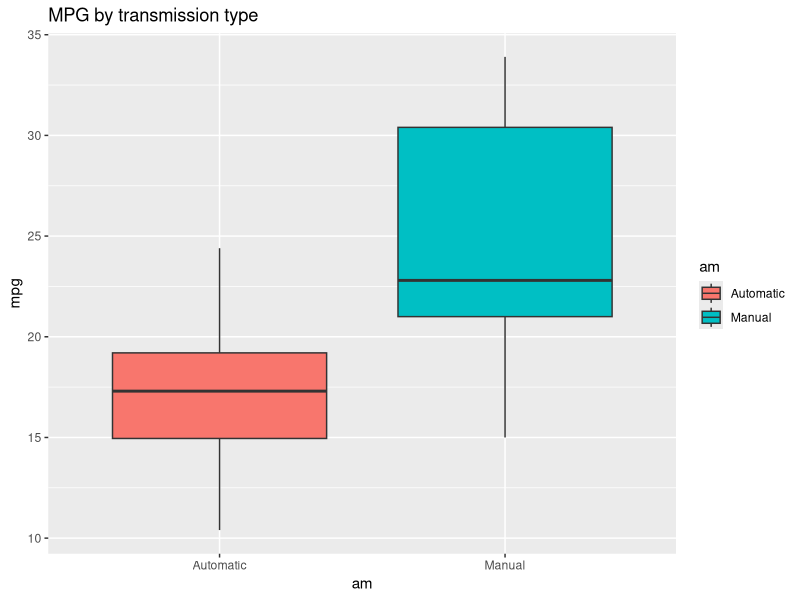
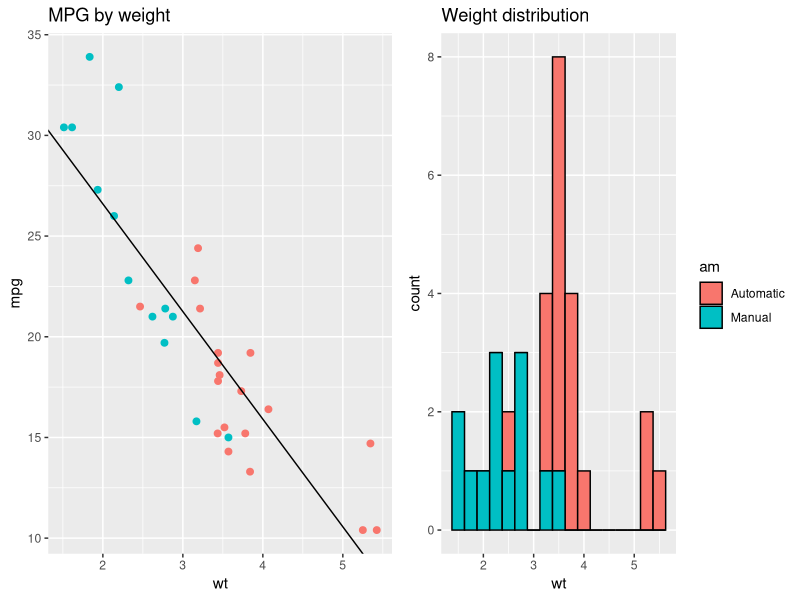
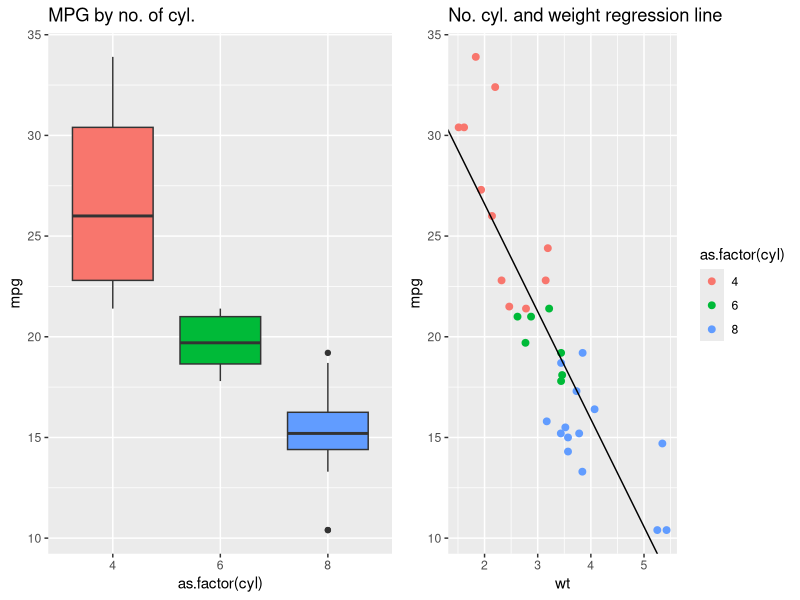
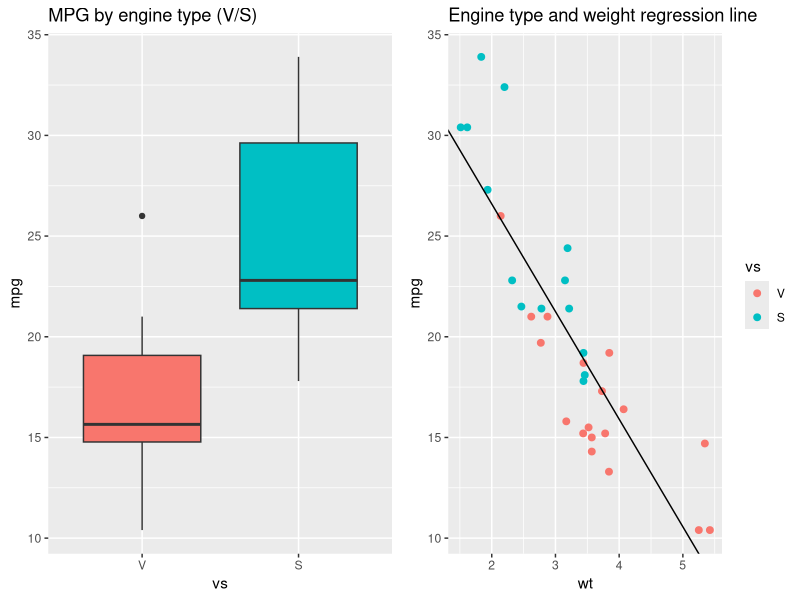
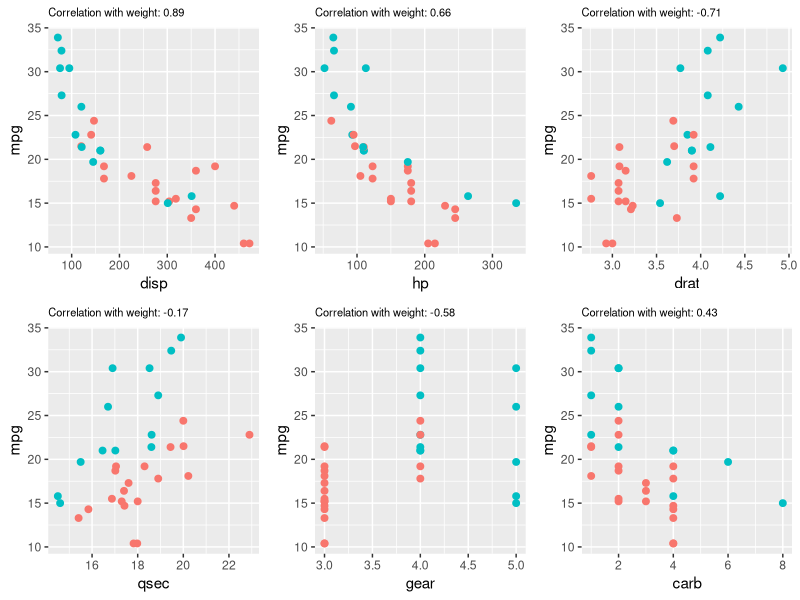
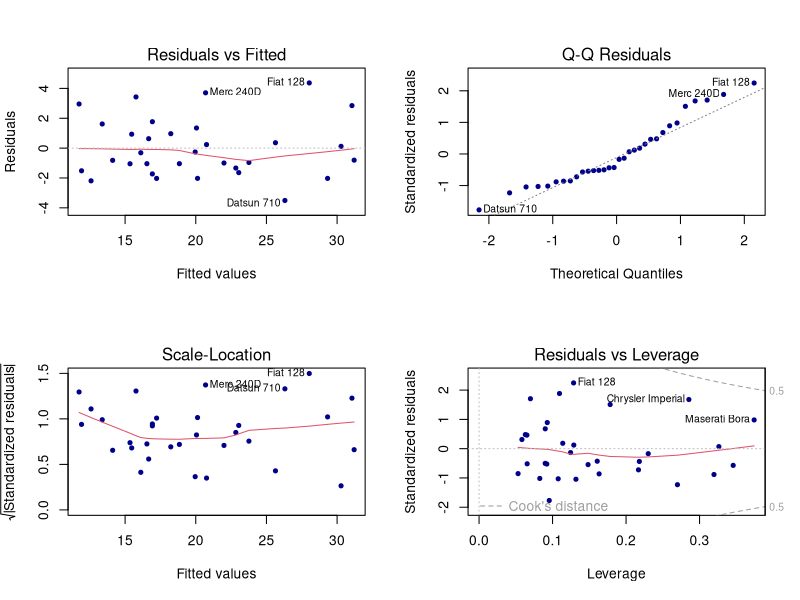

These charts were generated, in order, by the following R code:
## ---- chunk 1
data("mtcars")

mtcars$am <- as.factor(mtcars$am)
levels(mtcars$am)<-c("Automatic","Manual")
# motor type as factor 
mtcars$vs <- as.factor(mtcars$vs)
levels(mtcars$vs)<-c("V","S")
## ---- chunk 2
library(ggplot2)
library(dplyr)

ggplot(data=mtcars, aes(x=am, y=mpg, fill=am))+geom_boxplot()+ggtitle("MPG by transmission type")
## ---- chunk 3
library(gridExtra)
fit_wt<-lm(mpg~wt, mtcars)

g1 <- ggplot(data=mtcars,aes(x=wt, y=mpg, color=am))+geom_point(size=2)+ 
    geom_abline(intercept=summary(fit_wt)$coef[1,1], slope=summary(fit_wt)$coef[2,1], lwd=0.5)+
    ggtitle("MPG by weight")+theme(legend.position="none")

g2<-ggplot(data=mtcars, aes(x=wt, fill=am))+geom_histogram(col=1, binwidth=0.25)+ggtitle("Weight distribution")

grid.arrange(g1, g2, ncol=2)
## ---- chunk 4
n<-names(mtcars)
wt_cor <- sapply(n[!n=="am" & !n=="wt"], function(x) round(cor(mtcars$wt, as.numeric(mtcars[,x] )),2))

g1<-ggplot(data=mtcars,aes(x=wt, y=mpg, color=as.factor(cyl)))+geom_point(size=2)+ 
    geom_abline(intercept=summary(fit_wt)$coef[1,1], slope=summary(fit_wt)$coef[2,1], lwd=0.5)+
    ggtitle("No. cyl. and weight regression line")
g2<-ggplot(data=mtcars, aes(x=as.factor(cyl), y=mpg, fill=as.factor(cyl)))+
    geom_boxplot()+theme(legend.position="none")+
    ggtitle("MPG by no. of cyl.")

grid.arrange(g2, g1, ncol=2)
## ---- chunk 5
g3<-ggplot(data=mtcars,aes(x=wt, y=mpg, color=vs))+geom_point(size=2)+ 
    geom_abline(intercept=summary(fit_wt)$coef[1,1], slope=summary(fit_wt)$coef[2,1], lwd=0.5)+
    ggtitle("Engine type and weight regression line")
g4<-ggplot(data=mtcars, aes(x=vs, y=mpg, fill=vs))+geom_boxplot()+
    theme(legend.position="none")+
    ggtitle("MPG by engine type (V/S)")

grid.arrange(g4, g3, ncol=2)
## ---- chunk 6

plot_theme <- theme(legend.position="none", plot.title = element_text(size=8))

# disp
g1 <- ggplot(data=mtcars,aes(x=disp, y=mpg, color=am))+ geom_point(size=2)+plot_theme+
    ggtitle(paste("Correlation with weight:", wt_cor["disp"]))
# hp
g2 <- ggplot(data=mtcars,aes(x=hp, y=mpg, color=am))+ geom_point(size=2)+plot_theme+
    ggtitle(paste("Correlation with weight:", wt_cor["hp"]))
# drat
g3 <- ggplot(data=mtcars,aes(x=drat, y=mpg, color=am))+ plot_theme + geom_point(size=2)+
    ggtitle(paste("Correlation with weight:", wt_cor["drat"]))
# qsec
g4 <- ggplot(data=mtcars,aes(x=qsec, y=mpg, color=am))+ plot_theme + geom_point(size=2)+
    ggtitle(paste("Correlation with weight:", wt_cor["qsec"]))
# gear
g5 <- ggplot(data=mtcars,aes(x=gear, y=mpg, color=am))+ plot_theme + geom_point(size=2)+
    ggtitle(paste("Correlation with weight:", wt_cor["gear"]))
# carb
g6 <- ggplot(data=mtcars,aes(x=carb, y=mpg, color=am))+ plot_theme + geom_point(size=2)+
    ggtitle(paste("Correlation with weight:", wt_cor["carb"]))

grid.arrange(g1, g2, g3, g4, g5, g6, ncol=3)
## ---- chunk 7
library(knitr)
fit_am <- lm(mpg~am, mtcars)
fit_wt<-lm(mpg~wt, mtcars)
#kable(summary(fit_wt)$coef)

fit_wt_am <- lm(mpg~wt*am, mtcars)
## ---- chunk 8
#kable(summary(fit_wt_am)$coef)

fit_wt_am_qsec <- lm(mpg~wt*am+qsec, mtcars)
fit_wt_am_all <- lm(mpg~wt*am+., mtcars)

a<-anova(fit_wt, fit_wt_am, fit_wt_am_qsec, fit_wt_am_all)
## ---- chunk 9
kable(summary(fit_wt_am_qsec)$coef)
## ---- chunk 10

qs <- mean(mtcars$qsec)
w  <- summary(mtcars$wt)

coefs <- summary(fit_wt_am_qsec)$coef

a <- coefs[1]+coefs[2]*w+qs*coefs[4]
m <- coefs[1]+coefs[2]*w+coefs[3]+qs*coefs[4]+w*coefs[5]

## ---- chunk 11
par(mfrow=c(2,2))
plot(fit_wt_am_qsec, pch=20, col="darkblue")
